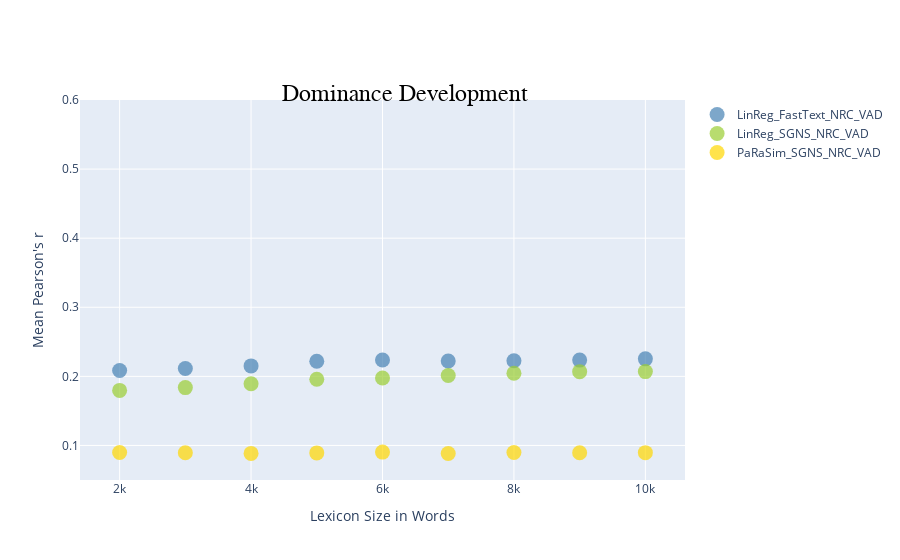

The code cell stored with this chart in its notebook:
### Markdown cell above
# NRC-VAD Dominance Development

### Code cell
fig = go.Figure()
fig.add_trace(go.Scatter(x=[i* 1000 for i in range(2, 11)], y= df_LinReg_FastText_NRC_VAD['r_D'], name='LinReg_FastText_NRC_VAD',
                        mode = 'markers',  
                        marker = dict(color='steelblue', size=15, opacity=0.7,)))
fig.add_trace(go.Scatter(x=[i* 1000 for i in range(2, 11)], y= df_LinReg_SGNS_NRC_VAD['r_D'], name='LinReg_SGNS_NRC_VAD',
                         mode='markers', 
                         marker=dict(color='yellowgreen', size=15, opacity=0.7,)))
fig.add_trace(go.Scatter(x=[i* 1000 for i in range(2, 11)], y= df_PaRaSim_SGNS_NRC_VAD['r_D'], name='PaRaSim_SGNS_NRC_VAD',
                         mode='markers',  
                         marker=dict(color='gold', size=15, opacity=0.7,)))
fig.update_layout(
    title={
        'text': "Dominance Development",
        'x': 0.45,  
        'xanchor': 'center',  
        'y': 0.85, 
        'font': {
            'size': 24,  
            'family': "Arial",
            'color': "black"  
        }
    },
    xaxis_title="Lexicon Size in Words",
    yaxis_title="Mean Pearson's r",
    yaxis=dict(
        range=[0.05, 0.6],  
        autorange=False 
    )
)
fig.show()

### Figure 1 — Plotly figure (JSON) as saved in the notebook; plotly's stock layout.template omitted (floating-point values rounded to 4 significant figures)
{"data": [{"marker": {"color": "steelblue", "opacity": 0.7, "size": 15}, "mode": "markers", "name": "LinReg_FastText_NRC_VAD", "x": [2000, 3000, 4000, 5000, 6000, 7000, 8000, 9000, 10000], "y": [0.2085, 0.2113, 0.2151, 0.2218, 0.2236, 0.2222, 0.2226, 0.2235, 0.2253], "type": "scatter"}, {"marker": {"color": "yellowgreen", "opacity": 0.7, "size": 15}, "mode": "markers", "name": "LinReg_SGNS_NRC_VAD", "x": [2000, 3000, 4000, 5000, 6000, 7000, 8000, 9000, 10000], "y": [0.1797, 0.1837, 0.1894, 0.1959, 0.1975, 0.2014, 0.2045, 0.2068, 0.2069], "type": "scatter"}, {"marker": {"color": "gold", "opacity": 0.7, "size": 15}, "mode": "markers", "name": "PaRaSim_SGNS_NRC_VAD", "x": [2000, 3000, 4000, 5000, 6000, 7000, 8000, 9000, 10000], "y": [0.08986, 0.08952, 0.08853, 0.08921, 0.09041, 0.08846, 0.08971, 0.0895, 0.08959], "type": "scatter"}], "layout": {"title": {"font": {"size": 24, "family": "Arial", "color": "black"}, "text": "Dominance Development", "x": 0.45, "xanchor": "center", "y": 0.85}, "yaxis": {"title": {"text": "Mean Pearson's r"}, "range": [0.05, 0.6], "autorange": false}, "xaxis": {"title": {"text": "Lexicon Size in Words"}}}}
